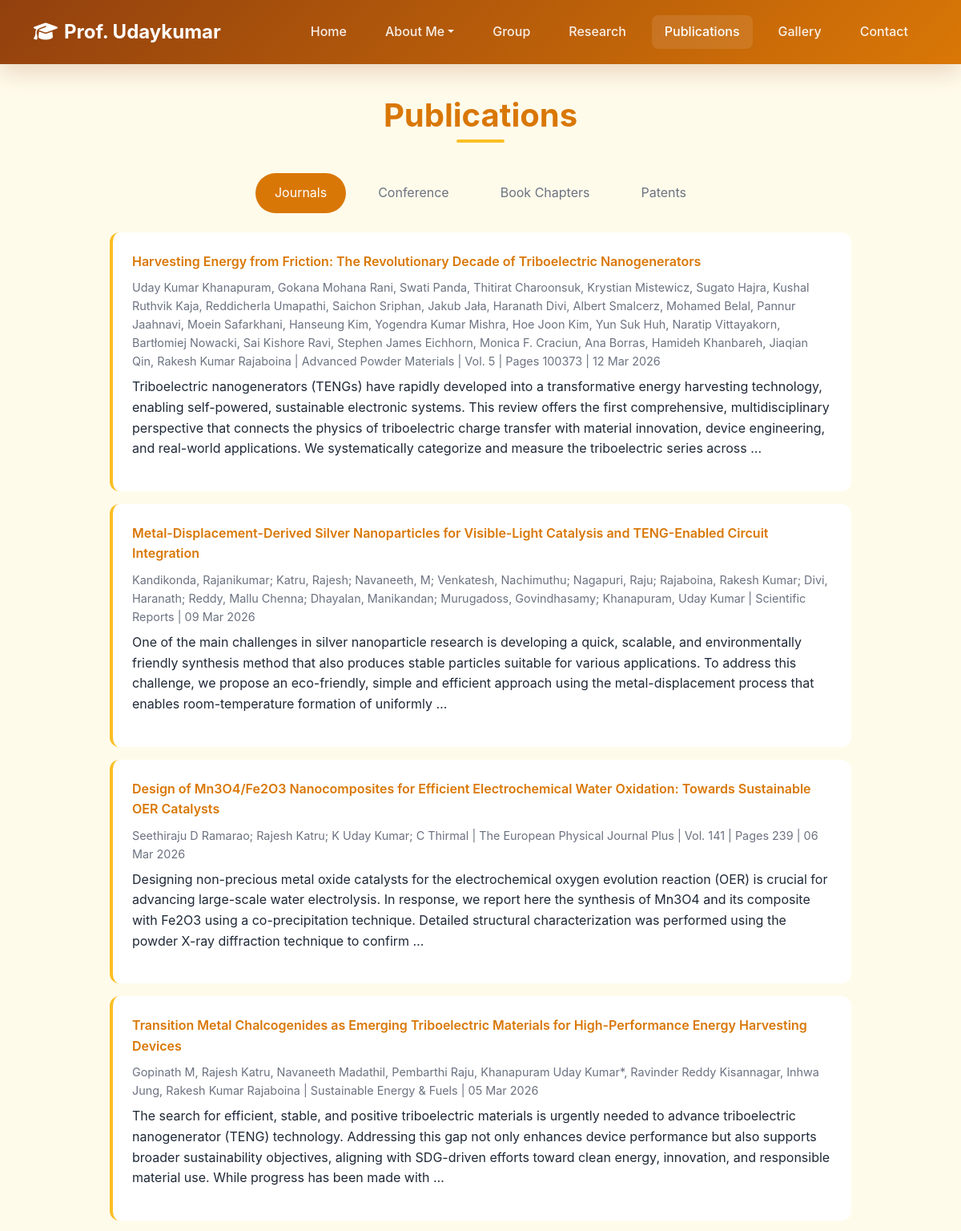
Screenshot of /publications/ (upper part) with the database file from the repository.
### website/models.py (models this page shows, shortened)
class Publication(models.Model):
    CATEGORY_CHOICES = [
        ('journals', 'Journals'),
        ('conference', 'Conference'),
        ('book_chapters', 'Book Chapters'),
        ('patents', 'Patents'),
    ]
    title = models.CharField(max_length=500)
    authors = models.TextField()
    journal = models.CharField(max_length=200, blank=True)
    volume = models.CharField(max_length=50, blank=True)
    page_no = models.CharField(max_length=50, blank=True)
    publication_date = models.DateField(help_text="Publication date (Day/Month/Year)")
    description = models.TextField(blank=True)
    url = models.URLField(blank=True)
    publication_link = models.URLField(blank=True, help_text="Direct link to the publication")
    category = models.CharField(max_length=20, choices=CATEGORY_CHOICES, default='journals')
    created_at = models.DateTimeField(auto_now_add=True)
    class Meta:
        ordering = ['-publication_date', '-created_at']

### website/views.py (the view)
# urls.py: path('publications/', views.publications, name='publications'),
def publications(request):
    category = request.GET.get('category', 'journals')
    publications = Publication.objects.filter(category=category)
    categories = Publication.CATEGORY_CHOICES
    context = {
        'publications': publications,
        'categories': categories,
        'current_category': category
    }
    return render(request, 'publications.html', context)

### templates/publications.html (shortened to what this page needs)
{% extends 'base.html' %}
{% load static %}
{% block content %}
<div style="padding-top: 120px;">
    <div class="container">
        <h2 class="section-title">Publications</h2>
        <div class="row mb-4">
            <div class="col-12">
                <ul class="nav nav-pills justify-content-center" id="publicationTabs">
                    {% for category_key, category_name in categories %}
                    <li class="nav-item">
                        <a class="nav-link {% if current_category == category_key %}active{% endif %}"
                           href="?category={{ category_key }}">{{ category_name }}</a>
                    </li>
                    {% endfor %}
                </ul>
            </div>
        </div>
        <div class="row">
            <div class="col-lg-10 mx-auto">
                {% for publication in publications %}
                <div class="publication-item">
                    <div class="publication-title">
                        {% if publication.publication_link %}
                            <a href="{{ publication.publication_link }}" target="_blank" class="publication-link">
                                {{ publication.title }}
                            </a>
                        {% else %}
                            {{ publication.title }}
                        {% endif %}
                    </div>
                    <div class="publication-meta">
                        {{ publication.authors }} | {{ publication.journal }}
                        {% if publication.volume %} | Vol. {{ publication.volume }}{% endif %}
                        {% if publication.page_no %} | Pages {{ publication.page_no }}{% endif %}
                        | {{ publication.publication_date|date:"d M Y" }}
                    </div>
                    {% if publication.description %}
                        <p class="mt-2">{{ publication.description|truncatewords:50 }}</p>
                    {% endif %}
                </div>
                {% endfor %}
            </div>
        </div>
    </div>
</div>
{% endblock %}

### static/css/style.css (style rules this page uses)
:root { --primary-color: #d97706; --secondary-color: #f59e0b; --accent-color: #fbbf24; --dark-primary: #92400e; --text-dark: #1f2937; --text-light: #6b7280; --bg-light: #fffbeb; --gradient: linear-gradient(135deg, #d97706 0%, #f59e0b 100%); }
* { margin: 0; padding: 0; box-sizing: border-box; }
html, body { height: 100%; }
body { font-family: 'Inter', -apple-system, BlinkMacSystemFont, sans-serif; line-height: 1.6; color: var(--text-dark); background: var(--bg-light); }
.section-title { font-size: 2.5rem; font-weight: 700; color: var(--primary-color); margin-bottom: 3rem; text-align: center; position: relative; }
.section-title::after { content: ''; position: absolute; bottom: -10px; left: 50%; transform: translateX(-50%); width: 60px; height: 4px; background: var(--accent-color); border-radius: 2px; }
.publication-item { background: white; border-radius: 12px; padding: 1.5rem; margin-bottom: 1rem; border-left: 4px solid var(--accent-color); transition: all 0.3s ease; }
.publication-title { font-weight: 600; color: var(--primary-color); margin-bottom: 0.5rem; }
.publication-meta { color: var(--text-light); font-size: 0.9rem; }
.nav-pills .nav-link.active { background-color: var(--primary-color); }

### templates/publications.html (style rules this page uses)
.publication-link { color: var(--primary-color); text-decoration: none; transition: color 0.3s ease; }
.nav-pills .nav-link { color: var(--text-light); margin: 0 0.5rem; padding: 0.75rem 1.5rem; border-radius: 25px; transition: all 0.3s ease; }
.nav-pills .nav-link.active { background-color: var(--primary-color); color: white; }

### rows the page displays
Publication: title "Harvesting Energy from Friction: The Revolutionary Decade of Triboelectric Nanogenerators", authors "Uday Kumar Khanapuram, Gokana Mohana Rani, Swati Panda, Thitirat Charoonsuk, Krystian Mistewicz, Sugato Hajra, Kushal Ruthvik Kaja, Reddicherla Umapathi, Saichon Sriphan, Jakub Jała, Haranath Divi, Albert Smalcerz, Mohamed Belal, Pannur Jaahnavi, Moein Safarkhani, Hanseung Kim, Yogendra Kumar Mishra, Hoe Joon Kim, Yun Suk Huh, Naratip Vittayakorn, Bartłomiej Nowacki, Sai Kishore Ravi, Stephen James Eichhorn, Monica F. Craciun, Ana Borras, Hamideh Khanbareh, Jiaqian Qin, Rakesh Kumar Rajaboina", journal "Advanced Powder Materials", volume "5", page_no "100373", publication_date "12 Mar 2026", description "Triboelectric nanogenerators (TENGs) have rapidly developed into a transformative energy harvesting technology, enabling self-powered, sustainable electronic systems. This review offers the first comprehensive, multidisciplinary perspective that connects the physics of triboelectric charge transfer with material innovation, device engineering, and real-world applications. We systematically categorize and measure the triboelectric series across …"
Publication: title "Metal-Displacement-Derived Silver Nanoparticles for Visible-Light Catalysis and TENG-Enabled Circuit Integration", authors "Kandikonda, Rajanikumar; Katru, Rajesh; Navaneeth, M; Venkatesh, Nachimuthu; Nagapuri, Raju; Rajaboina, Rakesh Kumar; Divi, Haranath; Reddy, Mallu Chenna; Dhayalan, Manikandan; Murugadoss, Govindhasamy; Khanapuram, Uday Kumar", journal "Scientific Reports", publication_date "09 Mar 2026", description "One of the main challenges in silver nanoparticle research is developing a quick, scalable, and environmentally friendly synthesis method that also produces stable particles suitable for various applications. To address this challenge, we propose an eco-friendly, simple and efficient approach using the metal-displacement process that enables room-temperature formation of uniformly …"
Publication: title "Design of Mn3O4/Fe2O3 Nanocomposites for Efficient Electrochemical Water Oxidation: Towards Sustainable OER Catalysts", authors "Seethiraju D Ramarao; Rajesh Katru; K Uday Kumar; C Thirmal", journal "The European Physical Journal Plus", volume "141", page_no "239", publication_date "06 Mar 2026", description "Designing non-precious metal oxide catalysts for the electrochemical oxygen evolution reaction (OER) is crucial for advancing large-scale water electrolysis. In response, we report here the synthesis of Mn3O4 and its composite with Fe2O3 using a co-precipitation technique. Detailed structural characterization was performed using the powder X-ray diffraction technique to confirm …"
Publication: title "Transition Metal Chalcogenides as Emerging Triboelectric Materials for High-Performance Energy Harvesting Devices", authors "Gopinath M, Rajesh Katru, Navaneeth Madathil, Pembarthi Raju, Khanapuram Uday Kumar*, Ravinder Reddy Kisannagar, Inhwa Jung, Rakesh Kumar Rajaboina", journal "Sustainable Energy & Fuels", publication_date "05 Mar 2026", description "The search for efficient, stable, and positive triboelectric materials is urgently needed to advance triboelectric nanogenerator (TENG) technology. Addressing this gap not only enhances device performance but also supports broader sustainability objectives, aligning with SDG-driven efforts toward clean energy, innovation, and responsible material use. While progress has been made with …"

### other values shown
{{ category_name }} "Journals" "Conference" "Book Chapters" "Patents"
